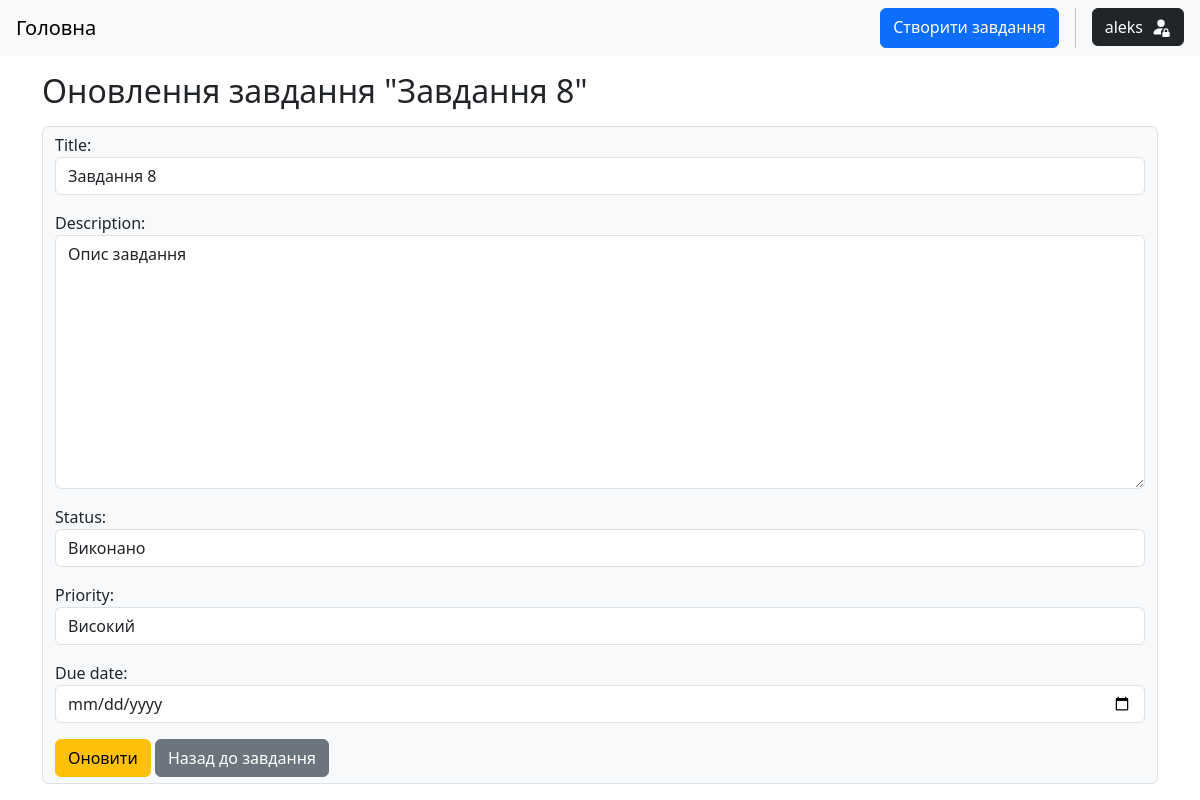
The app's page /15/update/ (signed in) with its own data.
### tasks/models.py (models this page shows, shortened)
class Task(models.Model):
    STATUS_CHOICES = (
        ("todo", "Назначено"),
        ("in_progress", "В процесі"),
        ("done", "Виконано")
    )
    PRIORITY_CHOICES = (
        ("low", "Низький"),
        ("medium", "Середній"),
        ("high", "Високий")
    )
    title = models.CharField(max_length=256)
    description = models.TextField()
    status = models.CharField(max_length=20, choices=STATUS_CHOICES, default="todo")
    priority = models.CharField(max_length=20, choices=PRIORITY_CHOICES, default="medium")
    due_date = models.DateField(null=True, blank=True)
    author = models.ForeignKey(User, on_delete=models.CASCADE, related_name="tasks")
    created = models.DateTimeField(auto_now_add=True)
    class Meta:
        ordering = ["-created"]

### tasks/views.py (the view, shortened to what this page needs)
# urls.py: path("<int:pk>/update/", views.TaskUpdateView.as_view(), name="task-update"),
class TaskUpdateView(LoginRequiredMixin, UserIsOwnerMixin, UpdateView):
    model = models.Task
    template_name = "tasks/task_update_form.html"
    form_class = TaskForm

### tasks/forms.py
class TaskForm(forms.ModelForm):
    class Meta:
        model = Task
        fields = ["title", "description", "status", "priority", "due_date"]
        widgets = {
            "desctiption": forms.Textarea(attrs={"type": "text"}),
            "due_date": forms.DateInput(attrs={'type':"date"})
        }
    def __init__(self, *args, **kwargs):
        super(TaskForm, self).__init__(*args, **kwargs)
        for field in self.fields:
            self.fields[field].widget.attrs["class"] = "form-control"

### tasks/mixins.py (called while the page is built)
    def dispatch(self, request, *args, **kwargs):
        instance = self.get_object()
        if instance.author != self.request.user:
            raise PermissionDenied
        return super().dispatch(request, *args, **kwargs)

### templates/tasks/task_update_form.html (shortened to what this page needs)
{% extends 'base.html' %}
{% block content %}
<div class="container mt-3">
    <h2>Оновлення завдання "{{task.title}}"</h2>
    <form action="" method="post" class="form-control my-3 bg-light">
        {{form.as_p}}
        <button type="submit" class="btn btn-warning">Оновити</button>
        <a href="{% url 'tasks:task-detail' task.pk %}" class="btn btn-secondary">Назад до завдання</a>
    </form>
</div>
{% endblock %}

### templates/base.html (shortened to what this page needs)
<!DOCTYPE html>
<html lang="en">
<head>
    <link rel="stylesheet" href="https://cdn.jsdelivr.net/npm/bootstrap@5.3.3/dist/css/bootstrap.min.css">
    {% load static %}
    <link rel="stylesheet" href="{% static 'css/style.css' %}">
<body>
    <nav class="navbar navbar-expand-lg navbar-light bg-light">
        <div class="d-flex justify-content-between w-100">
            <a href="{% url 'tasks:task-list' %}" class="navbar-brand mx-3">Головна</a>
            <div class="d-flex me-3 gap-3">
                <a href="{% url 'tasks:task-create' %}" class="btn btn-primary">Cтворити завдання</a>
                <div class="dropdown">
                    <button class="btn btn-dark" type="button" data-bs-toggle="dropdown" aria-expanded="false">
                        <div class="d-flex flex-row align-items-center gap-2">
                            {% if request.user.is_authenticated %}
                                {% if request.user.username|length <= 21 %}
                                    {{request.user.username}}
                                {% else %}
                                    {{request.user.username|slice:18}}...
                                {% endif %}
                            {% else %}
                                <strong>Unauthenticated user</strong>
                                <svg xmlns="http://www.w3.org/2000/svg" width="20" height="20" fill="currentColor" class="bi bi-person-fill h-100" viewBox="0 0 16 16">
                                    <path d="M3 14s-1 0-1-1 1-4 6-4 6 3 6 4-1 1-1 1zm5-6a3 3 0 1 0 0-6 3 3 0 0 0 0 6"/>
                                </svg>
                            {% endif %}
                        </div>
                    </button>
                </div>
            </div>
        </div>
    </nav>
    {% block content %}
    {% endblock %}
</body>
</html>

### static/css/style.css (style rules this page uses)
body { word-break: break-all; }

### records on screen
Task: title "Завдання 8", description "Опис завдання", status "Виконано", priority "Високий"

### other values on screen
{{ request.user.username }} "aleks"
